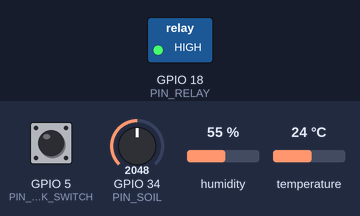
Simulated run of this sketch. Board: ESP32. Parts: switched loads named in the sketch (green lamp = pin HIGH). The inputs (shaded band) are chosen by the test bench; at power-on: GPIO 34 (PIN_SOIL) = 2048, GPIO 5 (PIN_TANK_SWITCH) LOW, humidity 55 %, temperature 24 °C. What the sketch prints to the serial monitor is not drawn.

Above: at 2.8 s.
2.9 s: GPIO 34 (PIN_SOIL) set to 1471
4.4 s: GPIO 34 (PIN_SOIL) set to 1382
At 5.7 s:
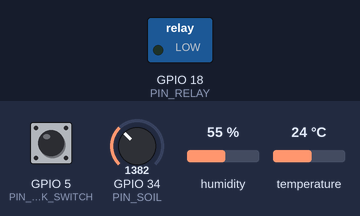
Timing chart, 0 to 12.5 s (numbered marks = the images above; inputs shaded):
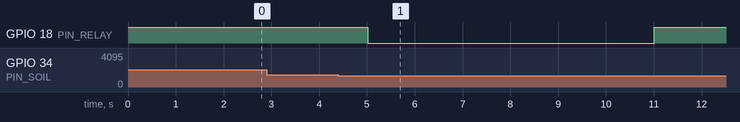

The sketch:

sketch.ino
```cpp
#include <Arduino.h>
#include <DHTesp.h>

// Simulation-only firmware for local Wokwi validation.
// Production hardware uses firmware/firmware.ino.

// Simulation pin map
static const uint8_t PIN_DHT = 4;
static const uint8_t PIN_SOIL = 34;
static const uint8_t PIN_TANK_SWITCH = 5;
static const uint8_t PIN_RELAY = 18;

// Simulation control tuning
// Lower threshold (35%) for easier simulation demos vs production firmware (60%).
// This makes watering cycles happen faster while validating behavior.
static const int MOISTURE_THRESHOLD_PERCENT = 35;   // Start watering below this moisture level
static const float TEMP_MIN_C = 15.0f;
static const float TEMP_MAX_C = 40.0f;
static const float HUMIDITY_MIN_PERCENT = 30.0f;
static const float HUMIDITY_MAX_PERCENT = 80.0f;
static const unsigned long WATERING_DURATION_MS = 6000;
static const unsigned long WATERING_WATCHDOG_MS = 10000;
static const unsigned long COOLDOWN_MS = 15000;
static const unsigned long LOOP_INTERVAL_MS = 1000;

DHTesp dht;

bool pumpOn = false;
bool inCooldown = false;
unsigned long wateringStartedAt = 0;
unsigned long cooldownStartedAt = 0;
unsigned long lastLoopAt = 0;
String lastDecision = "boot";

// Sensor snapshot for one control cycle.
struct SensorFrame {
  float temperatureC;
  float humidityPercent;
  int soilRaw;
  int moisturePercent;
  bool tankHasWater;
  bool dhtValid;
};

// Read one sensor frame from simulated inputs.
SensorFrame readSensors() {
  SensorFrame s{};

  TempAndHumidity dhtData = dht.getTempAndHumidity();
  s.temperatureC = dhtData.temperature;
  s.humidityPercent = dhtData.humidity;
  s.dhtValid = !(isnan(s.temperatureC) || isnan(s.humidityPercent));

  s.soilRaw = analogRead(PIN_SOIL);
  // Simplified 0-4095 mapping for quick demo testing.
  // Production firmware uses calibrated values 3950-1650 (see firmware/include/sensors.h).
  s.moisturePercent = map(s.soilRaw, 0, 4095, 0, 100);
  s.moisturePercent = constrain(s.moisturePercent, 0, 100);

  // Slide switch LOW means water is available (INPUT_PULLUP).
  s.tankHasWater = (digitalRead(PIN_TANK_SWITCH) == LOW);

  return s;
}

// Pump control abstraction.
void setPump(bool on) {
  pumpOn = on;
  // Wokwi relay module is active-low (opposite of production firmware active-high default).
  // Production config uses RELAY_ON=HIGH, but Wokwi relay expects LOW=ON.
  digitalWrite(PIN_RELAY, on ? LOW : HIGH);
}

void startWatering(unsigned long now) {
  setPump(true);
  wateringStartedAt = now;
  lastDecision = "watering_start";
  Serial.println("ACTION: watering_start");
}

void stopWateringAndCooldown(unsigned long now) {
  setPump(false);
  inCooldown = true;
  cooldownStartedAt = now;
  lastDecision = "watering_stop_cooldown_start";
  Serial.println("ACTION: watering_stop -> cooldown_start");
}

// Decision logic and cooldown handling.
void updateIrrigation(const SensorFrame &s, unsigned long now) {
  if (pumpOn) {
    // Safety timeout if the pump runs too long.
    if (now - wateringStartedAt >= WATERING_WATCHDOG_MS) {
      setPump(false);
      inCooldown = true;
      cooldownStartedAt = now;
      lastDecision = "watchdog_stop";
      Serial.println("ACTION: watchdog_stop -> cooldown_start");
      return;
    }

    // Planned stop after the watering duration.
    if (now - wateringStartedAt >= WATERING_DURATION_MS) {
      stopWateringAndCooldown(now);
    }
    return;
  }

  if (inCooldown) {
    if (now - cooldownStartedAt >= COOLDOWN_MS) {
      inCooldown = false;
      lastDecision = "cooldown_end";
      Serial.println("ACTION: cooldown_end");
    } else {
      lastDecision = "hold_cooldown";
      return;
    }
  }

  if (!s.dhtValid) {
    lastDecision = "hold_sensor_invalid";
    return;
  }

  const bool isDry = s.moisturePercent < MOISTURE_THRESHOLD_PERCENT;
  const bool envSafe = s.temperatureC >= TEMP_MIN_C &&
                       s.temperatureC <= TEMP_MAX_C &&
                       s.humidityPercent >= HUMIDITY_MIN_PERCENT &&
                       s.humidityPercent <= HUMIDITY_MAX_PERCENT;
  if (!s.tankHasWater) {
    lastDecision = "hold_tank_empty";
    return;
  }

  if (!envSafe) {
    lastDecision = "hold_env_unsafe";
    return;
  }

  if (isDry && s.tankHasWater) {
    startWatering(now);
  } else {
    lastDecision = "hold_soil_ok";
  }
}

// Serial telemetry output.
void printTelemetry(const SensorFrame &s, unsigned long now) {
  Serial.print("t_ms=");
  Serial.print(now);

  Serial.print(" temp_c=");
  if (s.dhtValid) {
    Serial.print(s.temperatureC, 1);
  } else {
    Serial.print("nan");
  }

  Serial.print(" humidity_pct=");
  if (s.dhtValid) {
    Serial.print(s.humidityPercent, 1);
  } else {
    Serial.print("nan");
  }

  Serial.print(" soil_raw=");
  Serial.print(s.soilRaw);

  Serial.print(" moisture_pct=");
  Serial.print(s.moisturePercent);

  Serial.print(" tank=");
  Serial.print(s.tankHasWater ? "OK" : "EMPTY");

  Serial.print(" pump=");
  Serial.print(pumpOn ? "ON" : "OFF");

  Serial.print(" cooldown=");
  Serial.print(inCooldown ? "YES" : "NO");

  Serial.print(" decision=");
  Serial.println(lastDecision);
}

void setup() {
  Serial.begin(115200);

  pinMode(PIN_TANK_SWITCH, INPUT_PULLUP);
  pinMode(PIN_RELAY, OUTPUT);

  dht.setup(PIN_DHT, DHTesp::DHT22);

  setPump(false);

  Serial.println("=== ESP32 Plant Irrigation (Local Wokwi Single-File Build) ===");
}

void loop() {
  const unsigned long now = millis();
  if (now - lastLoopAt < LOOP_INTERVAL_MS) {
    return;
  }
  lastLoopAt = now;

  SensorFrame sensors = readSensors();
  updateIrrigation(sensors, now);
  printTelemetry(sensors, now);
}
```

Measured:
- the behaviour switches between 1434 and 1433 on GPIO 34 (PIN_SOIL) (found by bisection; images 0 and 1)
- after the input at 2.9 s, every drawn part: stays the same
- after the input at 4.4 s, GPIO 18 (PIN_RELAY): HIGH → LOW after 0.61 s, → HIGH 6.0 s later
